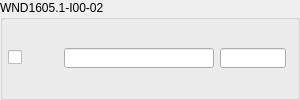
             <widget class="QGroupBox" name="groupBox_id_window_2">
              <property name="maximumSize">
               <size>
                <width>300</width>
                <height>16777215</height>
               </size>
              </property>
              <property name="title">
               <string>WND1605.1-I00-02</string>
              </property>
              <layout class="QHBoxLayout" name="horizontalLayout_38">
               <property name="leftMargin">
                <number>5</number>
               </property>
               <property name="topMargin">
                <number>0</number>
               </property>
               <property name="bottomMargin">
                <number>0</number>
               </property>
               <item>
                <layout class="QHBoxLayout" name="horizontalLayout_34">
                 <item>
                  <layout class="QGridLayout" name="gridLayout_id_3">
                   <item row="0" column="0">
                    <widget class="QCheckBox" name="checkBox_id_w2">
                     <property name="minimumSize">
                      <size>
                       <width>50</width>
                       <height>0</height>
                      </size>
                     </property>
                     <property name="maximumSize">
                      <size>
                       <width>50</width>
                       <height>16777215</height>
                      </size>
                     </property>
                     <property name="text">
                      <string/>
                     </property>
                    </widget>
                   </item>
                   <item row="0" column="1">
                    <widget class="QLineEdit" name="lineEdit_id_mat_w2">
                     <property name="minimumSize">
                      <size>
                       <width>150</width>
                       <height>0</height>
                      </size>
                     </property>
                     <property name="maximumSize">
                      <size>
                       <width>16777215</width>
                       <height>20</height>
                      </size>
                     </property>
                    </widget>
                   </item>
                   <item row="0" column="2">
                    <widget class="QLineEdit" name="lineEdit_id_thk_w2">
                     <property name="maximumSize">
                      <size>
                       <width>16777215</width>
                       <height>20</height>
                      </size>
                     </property>
                    </widget>
                   </item>
                  </layout>
                 </item>
                </layout>
               </item>
              </layout>
             </widget>
